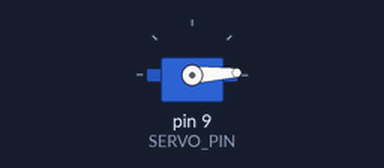
Simulated run of this sketch. Board: Arduino Uno, built with avr-gcc and run on an emulated ATmega328P. Shown: servo.

Above: at 0.05 s.
At 1.3 s:
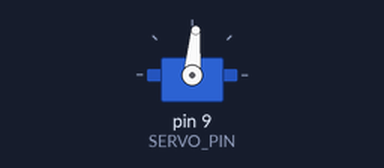
At 2.6 s:
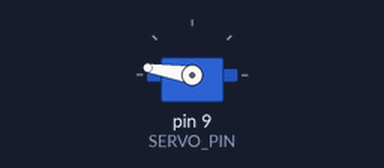
At 5.2 s:
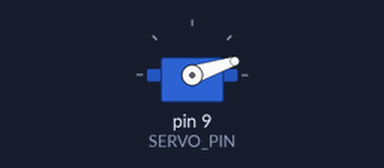
Timing chart, 0 to 7.1 s (numbered marks = the images above):
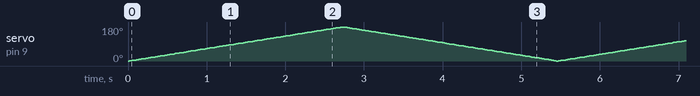

The sketch:

secreview.ino
```cpp
#include <Servo.h>

// Define the pin number for the servo motor
const int SERVO_PIN = 9;

// Create servo object
Servo servoMotor;

void setup() {
  // Attach servo to its pin
  servoMotor.attach(SERVO_PIN);

  // Start serial communication
  Serial.begin(9600);
}

void loop() {
  // Sweep the servo motor from 0 to 180 degrees
  for (int angle = 0; angle <= 180; angle++) {
    servoMotor.write(angle); // Set servo angle
    delay(15); // Adjust speed of servo movement (lower delay for faster movement)
  }

  // Sweep the servo motor from 180 to 0 degrees
  for (int angle = 180; angle >= 0; angle--) {
    servoMotor.write(angle); // Set servo angle
    delay(15); // Adjust speed of servo movement (lower delay for faster movement)
  }
}
```
